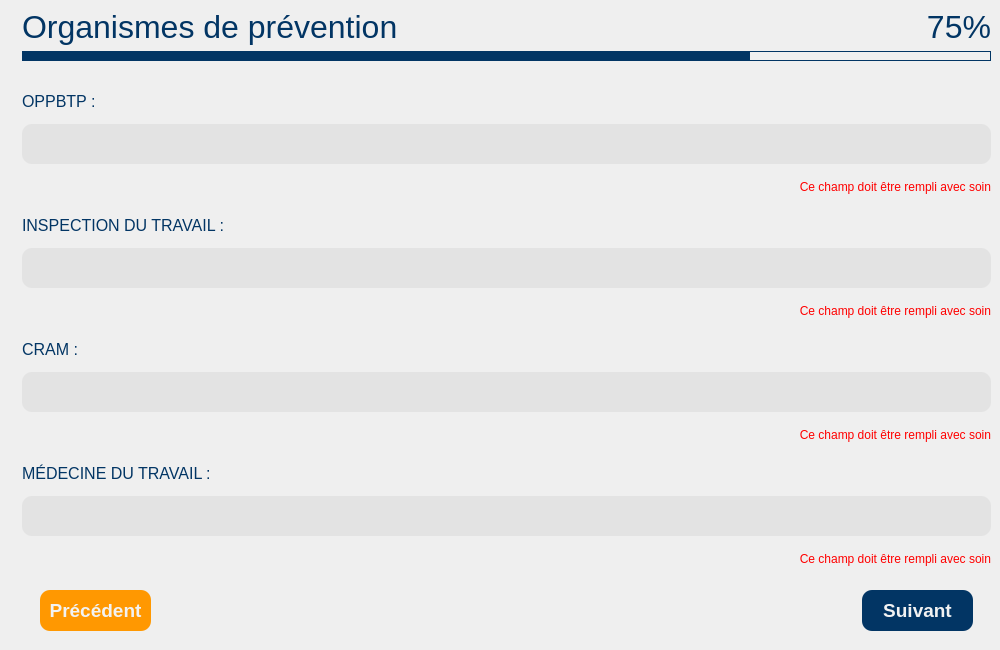
<?xml version="1.0" encoding="UTF-8"?>
<ui version="4.0">
 <class>Dialog</class>
 <widget class="QDialog" name="Dialog">
  <property name="geometry">
   <rect>
    <x>0</x>
    <y>0</y>
    <width>1000</width>
    <height>650</height>
   </rect>
  </property>
  <property name="minimumSize">
   <size>
    <width>800</width>
    <height>480</height>
   </size>
  </property>
  <property name="windowTitle">
   <string>Dialog</string>
  </property>
  <layout class="QGridLayout" name="gridLayout">
   <property name="leftMargin">
    <number>0</number>
   </property>
   <property name="topMargin">
    <number>0</number>
   </property>
   <property name="rightMargin">
    <number>0</number>
   </property>
   <property name="bottomMargin">
    <number>0</number>
   </property>
   <item row="0" column="0">
    <layout class="QHBoxLayout" name="horizontalLayout">
     <item>
      <widget class="QLabel" name="label">
       <property name="maximumSize">
        <size>
         <width>500</width>
         <height>16777215</height>
        </size>
       </property>
       <property name="text">
        <string/>
       </property>
       <property name="pixmap">
        <pixmap>:/img_back/back.png</pixmap>
       </property>
       <property name="scaledContents">
        <bool>true</bool>
       </property>
      </widget>
     </item>
     <item>
      <widget class="QWidget" name="widget" native="true">
       <layout class="QVBoxLayout" name="verticalLayout">
        <property name="leftMargin">
         <number>0</number>
        </property>
        <property name="topMargin">
         <number>0</number>
        </property>
        <property name="rightMargin">
         <number>0</number>
        </property>
        <property name="bottomMargin">
         <number>10</number>
        </property>
        <item>
         <widget class="QWidget" name="w_top" native="true">
          <property name="minimumSize">
           <size>
            <width>0</width>
            <height>70</height>
           </size>
          </property>
          <property name="maximumSize">
           <size>
            <width>16777215</width>
            <height>70</height>
           </size>
          </property>
          <layout class="QGridLayout" name="gridLayout_2">
           <item row="1" column="1">
            <widget class="QLabel" name="label_3">
             <property name="font">
              <font>
               <pointsize>24</pointsize>
              </font>
             </property>
             <property name="styleSheet">
              <string notr="true">color:#023564;</string>
             </property>
             <property name="text">
              <string>75%</string>
             </property>
             <property name="alignment">
              <set>Qt::AlignRight|Qt::AlignTrailing|Qt::AlignVCenter</set>
             </property>
            </widget>
           </item>
           <item row="0" column="0" rowspan="2" colspan="2">
            <widget class="QLabel" name="label_2">
             <property name="font">
              <font>
               <pointsize>24</pointsize>
              </font>
             </property>
             <property name="styleSheet">
              <string notr="true">color:#023564;</string>
             </property>
             <property name="text">
              <string>Organismes de prévention</string>
             </property>
            </widget>
           </item>
           <item row="2" column="0" colspan="2">
            <widget class="QWidget" name="widget_2" native="true">
             <property name="minimumSize">
              <size>
               <width>0</width>
               <height>10</height>
              </size>
             </property>
             <property name="maximumSize">
              <size>
               <width>16777215</width>
               <height>10</height>
              </size>
             </property>
             <property name="styleSheet">
              <string notr="true">border: 1 solid #023564;</string>
             </property>
             <layout class="QHBoxLayout" name="horizontalLayout_3">
              <property name="spacing">
               <number>0</number>
              </property>
              <property name="sizeConstraint">
               <enum>QLayout::SetDefaultConstraint</enum>
              </property>
              <property name="leftMargin">
               <number>0</number>
              </property>
              <property name="topMargin">
               <number>0</number>
              </property>
              <property name="rightMargin">
               <number>0</number>
              </property>
              <property name="bottomMargin">
               <number>0</number>
              </property>
              <item>
               <widget class="QWidget" name="widget_5" native="true">
                <property name="sizePolicy">
                 <sizepolicy hsizetype="Preferred" vsizetype="Preferred">
                  <horstretch>9</horstretch>
                  <verstretch>0</verstretch>
                 </sizepolicy>
                </property>
                <property name="styleSheet">
                 <string notr="true">background-color:rgb(2, 53, 100);
width: 50%;</string>
                </property>
               </widget>
              </item>
              <item>
               <widget class="QWidget" name="widget_4" native="true">
                <property name="sizePolicy">
                 <sizepolicy hsizetype="Preferred" vsizetype="Preferred">
                  <horstretch>3</horstretch>
                  <verstretch>0</verstretch>
                 </sizepolicy>
                </property>
                <property name="minimumSize">
                 <size>
                  <width>0</width>
                  <height>10</height>
                 </size>
                </property>
                <property name="maximumSize">
                 <size>
                  <width>16777215</width>
                  <height>10</height>
                 </size>
                </property>
                <property name="styleSheet">
                 <string notr="true"/>
                </property>
               </widget>
              </item>
             </layout>
            </widget>
           </item>
          </layout>
         </widget>
        </item>
        <item>
         <widget class="QScrollArea" name="pnls_1">
          <property name="styleSheet">
           <string notr="true">QTextEdit
{
background:#e3e3e3;
border: 0;
border-radius: 10px;
color:#ababab;
font: 19pt &quot;Arial&quot;;
padding-left:5px;
}

QTextEdit:focus
{
color:#ff9801;
background:#f2f2f2;
border: 1px Solid #ff9801;
font: 19pt &quot;Arial&quot;;
}

QLabel
{
	color : red;
	font: 12pt &quot;Arial&quot;;

}</string>
          </property>
          <property name="frameShape">
           <enum>QFrame::NoFrame</enum>
          </property>
          <property name="frameShadow">
           <enum>QFrame::Sunken</enum>
          </property>
          <property name="lineWidth">
           <number>0</number>
          </property>
          <property name="verticalScrollBarPolicy">
           <enum>Qt::ScrollBarAsNeeded</enum>
          </property>
          <property name="widgetResizable">
           <bool>true</bool>
          </property>
          <widget class="QWidget" name="pnl_main">
           <property name="geometry">
            <rect>
             <x>0</x>
             <y>0</y>
             <width>987</width>
             <height>506</height>
            </rect>
           </property>
           <layout class="QVBoxLayout" name="verticalLayout_2">
            <item>
             <widget class="QLabel" name="label_4">
              <property name="font">
               <font>
                <family>Arial</family>
                <pointsize>12</pointsize>
                <weight>50</weight>
                <italic>false</italic>
                <bold>false</bold>
               </font>
              </property>
              <property name="styleSheet">
               <string notr="true">color:#023564;</string>
              </property>
              <property name="text">
               <string>OPPBTP :</string>
              </property>
             </widget>
            </item>
            <item>
             <widget class="QTextEdit" name="txt_1">
              <property name="maximumSize">
               <size>
                <width>16777215</width>
                <height>40</height>
               </size>
              </property>
              <property name="styleSheet">
               <string notr="true"/>
              </property>
              <property name="tabChangesFocus">
               <bool>true</bool>
              </property>
              <property name="placeholderText">
               <string/>
              </property>
             </widget>
            </item>
            <item>
             <widget class="QLabel" name="lbl_1">
              <property name="enabled">
               <bool>true</bool>
              </property>
              <property name="inputMethodHints">
               <set>Qt::ImhNone</set>
              </property>
              <property name="text">
               <string>Ce champ doit être rempli avec soin</string>
              </property>
              <property name="alignment">
               <set>Qt::AlignRight|Qt::AlignTrailing|Qt::AlignVCenter</set>
              </property>
             </widget>
            </item>
            <item>
             <widget class="QLabel" name="label_5">
              <property name="font">
               <font>
                <family>Arial</family>
                <pointsize>12</pointsize>
                <weight>50</weight>
                <italic>false</italic>
                <bold>false</bold>
               </font>
              </property>
              <property name="styleSheet">
               <string notr="true">color:#023564;</string>
              </property>
              <property name="text">
               <string>INSPECTION DU TRAVAIL :</string>
              </property>
             </widget>
            </item>
            <item>
             <widget class="QTextEdit" name="txt_2">
              <property name="maximumSize">
               <size>
                <width>16777215</width>
                <height>40</height>
               </size>
              </property>
              <property name="styleSheet">
               <string notr="true"/>
              </property>
              <property name="tabChangesFocus">
               <bool>true</bool>
              </property>
              <property name="placeholderText">
               <string/>
              </property>
             </widget>
            </item>
            <item>
             <widget class="QLabel" name="lbl_2">
              <property name="enabled">
               <bool>true</bool>
              </property>
              <property name="inputMethodHints">
               <set>Qt::ImhNone</set>
              </property>
              <property name="text">
               <string>Ce champ doit être rempli avec soin</string>
              </property>
              <property name="alignment">
               <set>Qt::AlignRight|Qt::AlignTrailing|Qt::AlignVCenter</set>
              </property>
             </widget>
            </item>
            <item>
             <widget class="QLabel" name="label_6">
              <property name="font">
               <font>
                <family>Arial</family>
                <pointsize>12</pointsize>
                <weight>50</weight>
                <italic>false</italic>
                <bold>false</bold>
               </font>
              </property>
              <property name="styleSheet">
               <string notr="true">color:#023564;</string>
              </property>
              <property name="text">
               <string>CRAM :</string>
              </property>
             </widget>
            </item>
            <item>
             <widget class="QTextEdit" name="txt_3">
              <property name="maximumSize">
               <size>
                <width>16777215</width>
                <height>40</height>
               </size>
              </property>
              <property name="styleSheet">
               <string notr="true"/>
              </property>
              <property name="tabChangesFocus">
               <bool>true</bool>
              </property>
              <property name="placeholderText">
               <string/>
              </property>
             </widget>
            </item>
            <item>
             <widget class="QLabel" name="lbl_3">
              <property name="enabled">
               <bool>true</bool>
              </property>
              <property name="inputMethodHints">
               <set>Qt::ImhNone</set>
              </property>
              <property name="text">
               <string>Ce champ doit être rempli avec soin</string>
              </property>
              <property name="alignment">
               <set>Qt::AlignRight|Qt::AlignTrailing|Qt::AlignVCenter</set>
              </property>
             </widget>
            </item>
            <item>
             <widget class="QLabel" name="label_7">
              <property name="font">
               <font>
                <family>Arial</family>
                <pointsize>12</pointsize>
                <weight>50</weight>
                <italic>false</italic>
                <bold>false</bold>
               </font>
              </property>
              <property name="styleSheet">
               <string notr="true">color:#023564;</string>
              </property>
              <property name="text">
               <string>MÉDECINE DU TRAVAIL :</string>
              </property>
             </widget>
            </item>
            <item>
             <widget class="QTextEdit" name="txt_4">
              <property name="maximumSize">
               <size>
                <width>16777215</width>
                <height>40</height>
               </size>
              </property>
              <property name="styleSheet">
               <string notr="true"/>
              </property>
              <property name="tabChangesFocus">
               <bool>true</bool>
              </property>
              <property name="placeholderText">
               <string/>
              </property>
             </widget>
            </item>
            <item>
             <widget class="QLabel" name="lbl_4">
              <property name="enabled">
               <bool>true</bool>
              </property>
              <property name="inputMethodHints">
               <set>Qt::ImhNone</set>
              </property>
              <property name="text">
               <string>Ce champ doit être rempli avec soin</string>
              </property>
              <property name="alignment">
               <set>Qt::AlignRight|Qt::AlignTrailing|Qt::AlignVCenter</set>
              </property>
             </widget>
            </item>
           </layout>
          </widget>
         </widget>
        </item>
        <item>
         <widget class="QWidget" name="pnl_btns" native="true">
          <property name="maximumSize">
           <size>
            <width>16777215</width>
            <height>50</height>
           </size>
          </property>
          <property name="font">
           <font>
            <family>Arial Black</family>
           </font>
          </property>
          <layout class="QHBoxLayout" name="horizontalLayout_2">
           <property name="leftMargin">
            <number>27</number>
           </property>
           <property name="topMargin">
            <number>0</number>
           </property>
           <property name="rightMargin">
            <number>27</number>
           </property>
           <property name="bottomMargin">
            <number>18</number>
           </property>
           <item>
            <widget class="QPushButton" name="btn_back">
             <property name="minimumSize">
              <size>
               <width>111</width>
               <height>41</height>
              </size>
             </property>
             <property name="maximumSize">
              <size>
               <width>111</width>
               <height>41</height>
              </size>
             </property>
             <property name="font">
              <font>
               <family>Arial</family>
               <pointsize>14</pointsize>
               <weight>75</weight>
               <italic>false</italic>
               <bold>true</bold>
              </font>
             </property>
             <property name="styleSheet">
              <string notr="true">QPushButton#btn_back
{
background-color:#ff9801;
color:#f2f2f2;
border-radius: 10px;
font: 75 14pt &quot;Arial&quot;;
font-weight: bold;
}

QPushButton#btn_back:hover
{
background-color:#fbaa32;
}</string>
             </property>
             <property name="text">
              <string>Précédent</string>
             </property>
             <property name="checkable">
              <bool>false</bool>
             </property>
             <property name="flat">
              <bool>false</bool>
             </property>
            </widget>
           </item>
           <item>
            <spacer name="horizontalSpacer">
             <property name="orientation">
              <enum>Qt::Horizontal</enum>
             </property>
             <property name="sizeHint" stdset="0">
              <size>
               <width>40</width>
               <height>20</height>
              </size>
             </property>
            </spacer>
           </item>
           <item>
            <widget class="QPushButton" name="btn_next">
             <property name="minimumSize">
              <size>
               <width>111</width>
               <height>41</height>
              </size>
             </property>
             <property name="maximumSize">
              <size>
               <width>111</width>
               <height>41</height>
              </size>
             </property>
             <property name="font">
              <font>
               <family>Arial</family>
               <pointsize>14</pointsize>
               <weight>75</weight>
               <italic>false</italic>
               <bold>true</bold>
              </font>
             </property>
             <property name="styleSheet">
              <string notr="true">QPushButton#btn_next
{
background-color:rgb(2, 53, 100);
color:#f2f2f2;
border-radius: 10px;
font: 75 14pt &quot;Arial&quot;;
font-weight: bold;
}

QPushButton#btn_next:hover
{
background-color:#2d5c87;
}</string>
             </property>
             <property name="text">
              <string>Suivant</string>
             </property>
             <property name="checkable">
              <bool>false</bool>
             </property>
             <property name="flat">
              <bool>false</bool>
             </property>
            </widget>
           </item>
          </layout>
         </widget>
        </item>
       </layout>
      </widget>
     </item>
    </layout>
   </item>
  </layout>
 </widget>
 <tabstops>
  <tabstop>txt_1</tabstop>
  <tabstop>txt_2</tabstop>
  <tabstop>txt_3</tabstop>
  <tabstop>txt_4</tabstop>
  <tabstop>btn_next</tabstop>
  <tabstop>btn_back</tabstop>
  <tabstop>pnls_1</tabstop>
 </tabstops>
 <resources>
  <include location="test.qrc"/>
  <include location="C:/Program Files (x86)/Qt Designer/test.qrc"/>
 </resources>
 <connections/>
</ui>
